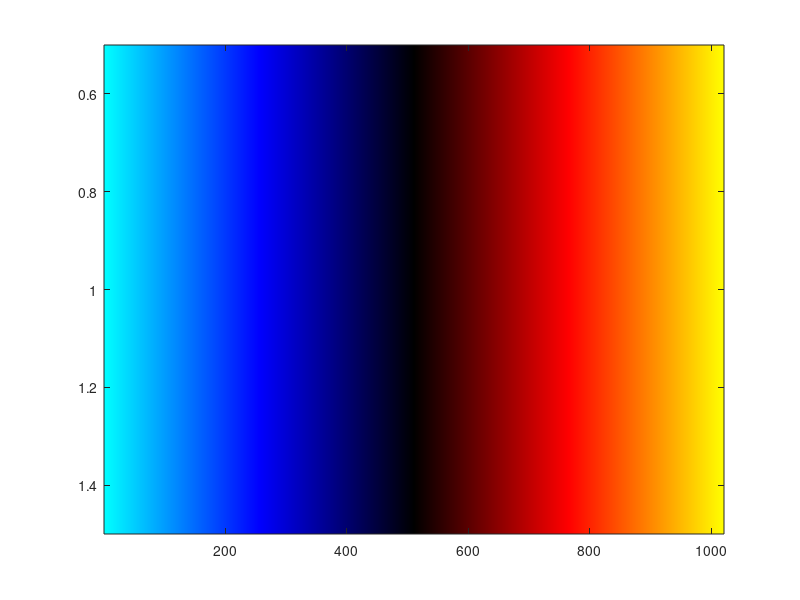

The MATLAB source for this figure:
function CBIG_MMLDA_generate_ColdHotColormap
% Written by Xiuming Zhang and CBIG under MIT license: https://github.com/ThomasYeoLab/CBIG/blob/master/LICENSE.md

% Create R G B for color table 
no_bins = 255*4;

R = zeros(no_bins, 1);
R(1:255) = 0;
R(255+1:255*2) = 0;
R(255*2+1:255*3) = 1:255;
R(255*3+1:end) = 255;

G = zeros(no_bins, 1);
G(1:255) = 255:-1:1;
G(255+1:255*2) = 0;
G(255*2+1:255*3) = 0;
G(255*3+1:end) = 1:255;

B = zeros(no_bins, 1);
B(1:255) = 255;
B(255+1:255*2) = 255:-1:1;
B(255*2+1:255*3) = 0;
B(255*3+1:end) = 0;

% write color table
fileID = fopen('./ColdHotColormap.txt', 'w');
fprintf(fileID, '#No. LabelName     R    G    B    A\n');
for idx = 1:no_bins
    fprintf(fileID, '%3d      lv%d      %3d  %3d  %3d    0\n', idx, idx, R(idx), G(idx), B(idx));
end
fclose(fileID);

% generate color bar
C = zeros(1, numel(R), 3);
C(:, :, 1) = R;
C(:, :, 2) = G;
C(:, :, 3) = B;
C = uint8(C);
image(C);
set(gcf, 'Color', 'None');
saveas(gcf, 'MingHotColorbar', 'png');
